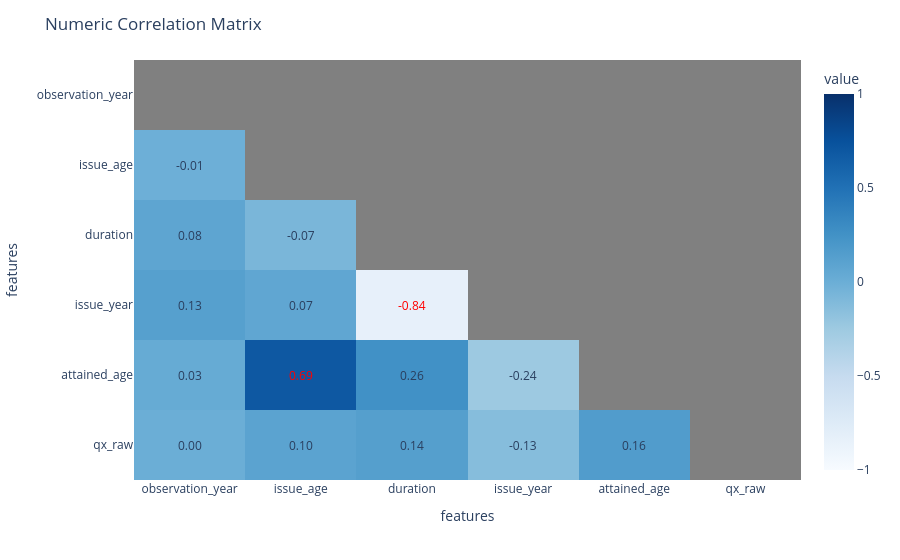

Notebook code for this chart:
### Markdown cell above
Correlation provides the relationship that two features have together. A correlation of 1 indicates they move in the same direction, and a correlation of 0 indicates they do not have a relationship.

### Code cell
corr_num = eda.correlation(
    df=grouped_df, features=variables + ["qx_raw"], method="kendall", numeric=True
)
charters.matrix(df=corr_num, threshold=0.5, title="Numeric Correlation Matrix")

### Figure 1 — Plotly figure (JSON) as saved in the notebook; plotly's stock layout.template omitted (floating-point values rounded to 4 significant figures)
{"data": [{"coloraxis": "coloraxis", "hovertemplate": "features: %{x}<br>features: %{y}<br>value: %{z}<extra></extra>", "name": "0", "type": "heatmap", "x": ["observation_year", "issue_age", "duration", "issue_year", "attained_age", "qx_raw"], "xaxis": "x", "y": ["observation_year", "issue_age", "duration", "issue_year", "attained_age", "qx_raw"], "yaxis": "y", "z": [[NaN, NaN, NaN, NaN, NaN, NaN], [-0.01208, NaN, NaN, NaN, NaN, NaN], [0.07665, -0.07153, NaN, NaN, NaN, NaN], [0.1254, 0.06884, -0.8355, NaN, NaN, NaN], [0.02899, 0.6925, 0.2559, -0.2446, NaN, NaN], [0.001839, 0.09506, 0.1358, -0.1344, 0.1572, NaN]]}], "layout": {"annotations": [{"showarrow": false, "text": "-0.01", "x": "observation_year", "y": "issue_age"}, {"showarrow": false, "text": "0.08", "x": "observation_year", "y": "duration"}, {"showarrow": false, "text": "-0.07", "x": "issue_age", "y": "duration"}, {"showarrow": false, "text": "0.13", "x": "observation_year", "y": "issue_year"}, {"showarrow": false, "text": "0.07", "x": "issue_age", "y": "issue_year"}, {"font": {"color": "red"}, "showarrow": false, "text": "-0.84", "x": "duration", "y": "issue_year"}, {"showarrow": false, "text": "0.03", "x": "observation_year", "y": "attained_age"}, {"font": {"color": "red"}, "showarrow": false, "text": "0.69", "x": "issue_age", "y": "attained_age"}, {"showarrow": false, "text": "0.26", "x": "duration", "y": "attained_age"}, {"showarrow": false, "text": "-0.24", "x": "issue_year", "y": "attained_age"}, {"showarrow": false, "text": "0.00", "x": "observation_year", "y": "qx_raw"}, {"showarrow": false, "text": "0.10", "x": "issue_age", "y": "qx_raw"}, {"showarrow": false, "text": "0.14", "x": "duration", "y": "qx_raw"}, {"showarrow": false, "text": "-0.13", "x": "issue_year", "y": "qx_raw"}, {"showarrow": false, "text": "0.16", "x": "attained_age", "y": "qx_raw"}], "coloraxis": {"cmax": 1, "cmin": -1, "colorbar": {"title": {"text": "value"}}, "colorscale": [[0, "rgb(247,251,255)"], [0.125, "rgb(222,235,247)"], [0.25, "rgb(198,219,239)"], [0.375, "rgb(158,202,225)"], [0.5, "rgb(107,174,214)"], [0.625, "rgb(66,146,198)"], [0.75, "rgb(33,113,181)"], [0.875, "rgb(8,81,156)"], [1, "rgb(8,48,107)"]]}, "margin": {"t": 60}, "plot_bgcolor": "gray", "title": {"text": "Numeric Correlation Matrix"}, "xaxis": {"anchor": "y", "domain": [0, 1], "showgrid": false, "title": {"text": "features"}}, "yaxis": {"anchor": "x", "autorange": "reversed", "domain": [0, 1], "showgrid": false, "title": {"text": "features"}}}}
